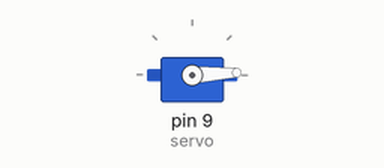
Recording of a sketch running on a simulated Arduino Uno, built with avr-gcc and run on an emulated ATmega328P. On the bench: servo.

Above: at 0.05 s.
At 1.3 s:
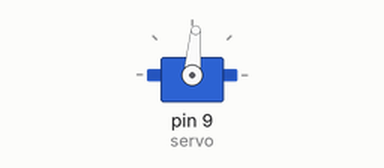
At 2.6 s:
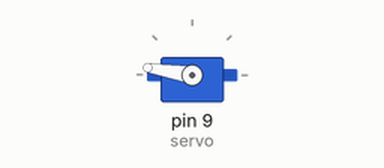
At 5.2 s:
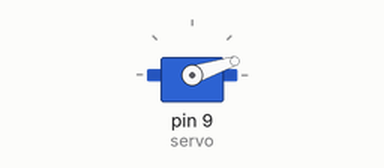
Timing chart, 0 to 7.1 s (numbered marks = the images above):
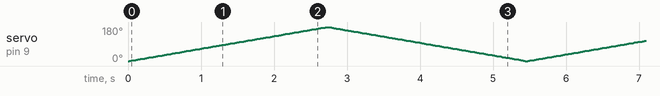

The sketch:

Servo.ino
```cpp
#include <Servo.h>

int pos = 0;

Servo servo;

void setup()
{
  servo.attach(9, 500, 2500);
}

void loop()
{
  for (pos = 0; pos <= 180; pos += 1) {
    servo.write(pos);
    delay(15);
  }
  for (pos = 180; pos >= 0; pos -= 1) {
    servo.write(pos);
    delay(15);
  }
}
```
